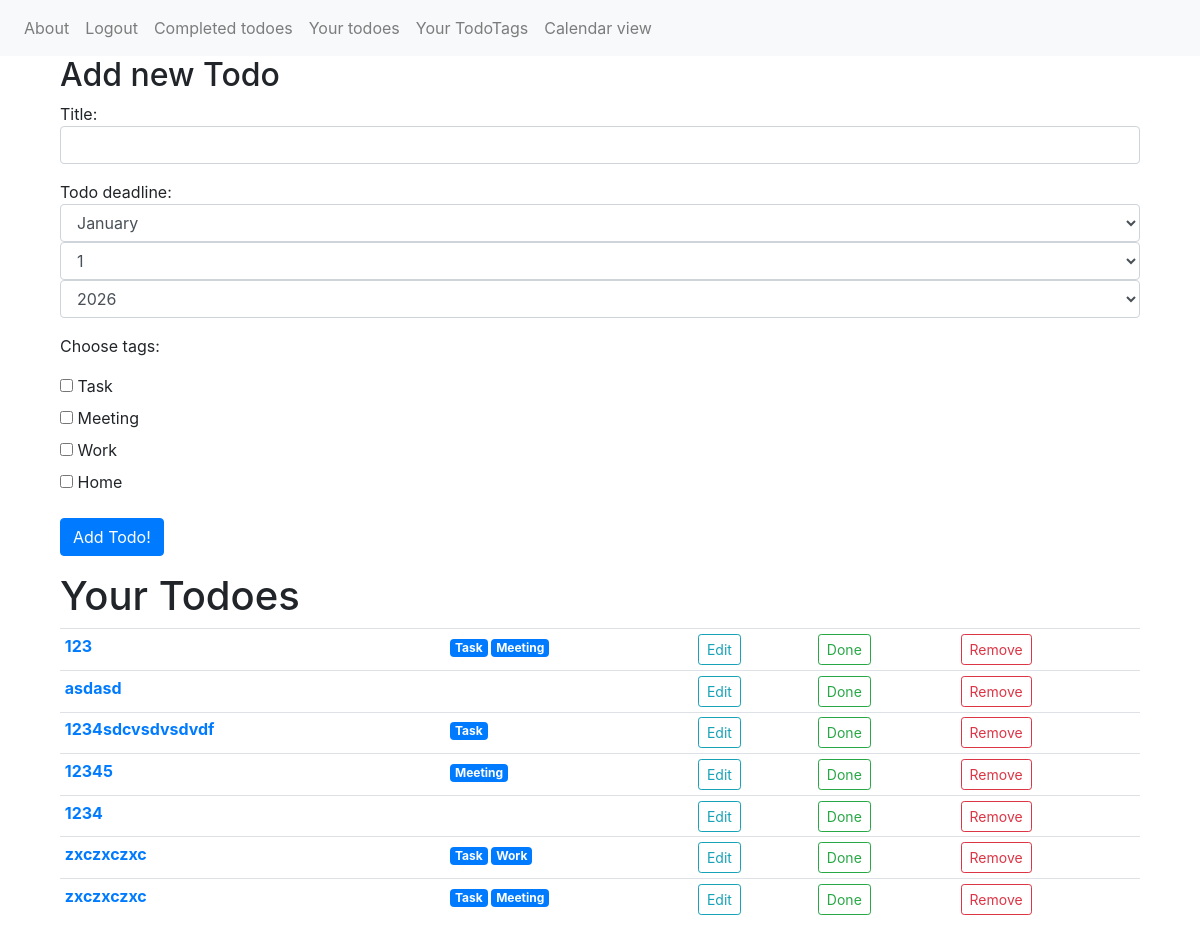
/todoes/ (signed in), run on an earlier commit of the app's database.
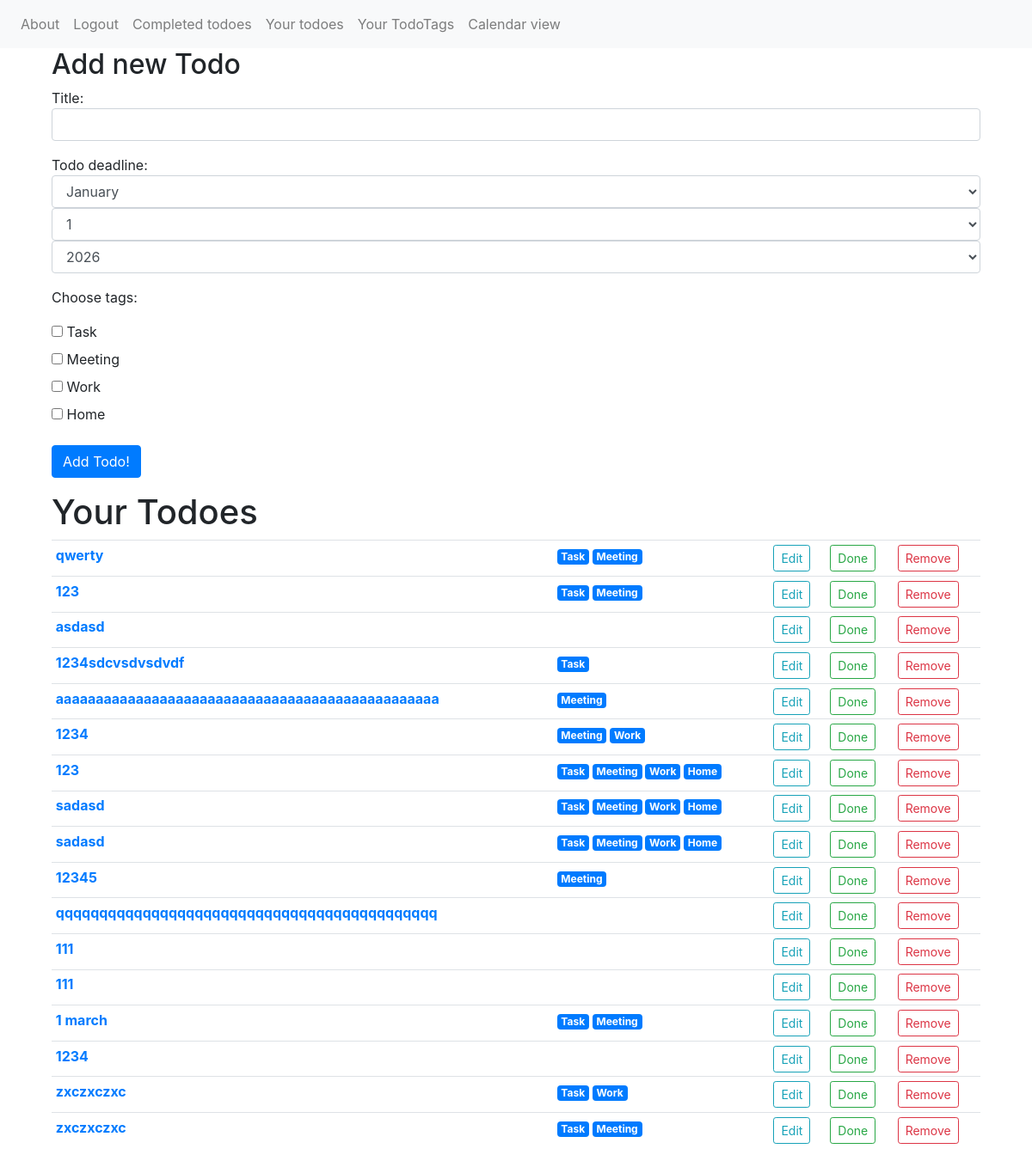
And on a later commit of the database.
### todolist/models.py (models this page shows)
class Todo(models.Model):
    title = models.CharField(max_length=200, blank=True)
    body = models.CharField(max_length=2000, blank=True)
    timestamp_create = models.DateTimeField(auto_now_add=True)
    timestamp_todo = models.DateField()
    timestamp_done = models.DateTimeField(null=True)
    status = models.BooleanField(default=False)
    user = models.ForeignKey(User, on_delete=models.CASCADE)
    tags = models.ManyToManyField(TodoTags)

class TodoTags(models.Model):
    tag_name = models.CharField(max_length=60)
    user_id = models.ForeignKey(User, on_delete=models.CASCADE)

### todolist/views.py (the view, shortened to what this page needs)
# urls.py: path('todoes/', TodoesPage.as_view(), name='todoes'),
class TodoesPage(View, DataMixin, LoginRequiredMixin):
    template_name = 'todolist/todoes.html'
    title = 'Todoes page'
    def get(self, request, errors=None):
        form = AddingTodoForm(user=request.user)
        user = request.user
        todoes = Todo.objects.filter(user_id=user.id, status=False).order_by('timestamp_todo')
        return render(request, self.template_name, {'menu': self.logged_menu,
                                                    'title': self.title,
                                                    'form': form,
                                                    'todoes': todoes,
                                                    'errors': errors})

### todolist/forms.py (shortened to what this page needs)
class AddingTodoForm(forms.Form):
    title = forms.CharField(label='Title',
                            max_length=200,
                            required=True,
                            widget=forms.TextInput(attrs={'class': 'form-control'}))
    timestamp_todo = forms.DateField(label='Todo deadline',
                                     required=True,
                                     widget=forms.SelectDateWidget(attrs={'class': 'form-control'}))
    tag = forms.MultipleChoiceField(label='Choose tags',
                                    required=False,
                                    widget=forms.CheckboxSelectMultiple)
    def __init__(self, *args, **kwargs):
        self.user = kwargs.pop('user')
        super().__init__(*args, **kwargs)
        tags = [(tag.tag_name, tag.tag_name) for tag in TodoTags.objects.filter(user_id=self.user.id)]
        self.fields['tag'].choices = tags

### todolist/templates/todolist/todoes.html (shortened to what this page needs)
{% extends 'todolist/base.html' %}
{% block content %}
<h2>Add new Todo</h2>
<form action="{% url 'todoes' %}" method="post">
    {% for f in form %}
    <p>{{f.label}}: {{f}}</p>
    {% endfor %}
    <p><input type="submit" value="Add Todo!" class="btn btn-primary"></p>
</form>
<h1>Your Todoes</h1>
<table class="table table-sm">
    <tbody>
    {% if todoes %}
    {% for todo in todoes %}
    <tr>
        <th scope="col"><a href="{% url 'todo' todo.pk %}">{{todo.title}}</a></th>
        <th scope="col">{{todo.timestamp_todo.date}}</th>
        <th>
        {% if todo.tags %}
        {% for tag in todo.tags.all %}
            <a href="#" class="badge badge-primary">{{tag.tag_name}}</a>
        {% endfor %}
        {% endif %}
        </th>
        <th scope="col">
            <form action="{% url 'edit_todo' todo.id%}" method="get" name="todoes">
                <button type="submit" class="btn btn-outline-info btn-sm" name="edit">Edit</button>
            </form>
        </th>
        <th scope="col">
            <form action="{% url 'done_todo'%}" method="post">
                <button type="submit" class="btn btn-outline-success btn-sm" name="done_todo">Done</button>
            </form>
        </th>
        <th scope="col">
            <form action="{% url 'remove_todo'%}" method="post">
                <button type="submit" class="btn btn-outline-danger btn-sm" name="remove_todo">Remove</button>
            </form>
        </th>
    </tr>
    {% endfor %}
    {% endif %}
    </tbody>
</table>
{% endblock %}

### todolist/templates/todolist/base.html (shortened to what this page needs)
{% load static %}
<!DOCTYPE html>
<html lang="en">
<head>
    <link href="{% static 'css/bootstrap.css' %}" rel="stylesheet" type="text/css">
</head>
<body>
<nav class="navbar navbar-expand-lg navbar-light bg-light">
    <div id="collapse navbar-collapse" id="navbarNavAltMarkup">
        <div class="navbar-nav">
            {% for m in menu %}
            <a href="{% url m.url_name %}" class="nav-link">{{m.title}}</a>
            {% endfor %}
        </div>
    </div>
</nav>
<div class="container">
    <div class="row">
        <div class="col-12">
            <div class="container-fluid">
                {% block content %}
                {% endblock %}
            </div>
        </div>
    </div>
</div>
</body>
</html>

What changed in the data, as far as the page shows it:
added Todo: title "qwerty", TodoTags (tag_name "Task"), TodoTags (tag_name "Meeting")
added Todo: title "aaaaaaaaaaaaaaaaaaaaaaaaaaaaaaaaaaaaaaaaaaaaaaaa", TodoTags (tag_name "Meeting")
added Todo: title "1234", TodoTags (tag_name "Meeting"), TodoTags (tag_name "Work")
added Todo: title "123", TodoTags (tag_name "Task"), TodoTags (tag_name "Meeting"), TodoTags (tag_name "Work")
now on this page (row unchanged): TodoTags: tag_name "Home"
added Todo: title "sadasd", TodoTags (tag_name "Task"), TodoTags (tag_name "Meeting"), TodoTags (tag_name "Work")
added Todo: title "sadasd", TodoTags (tag_name "Task"), TodoTags (tag_name "Meeting"), TodoTags (tag_name "Work")
added Todo: title "qqqqqqqqqqqqqqqqqqqqqqqqqqqqqqqqqqqqqqqqqqqq"
added Todo: title "111"
added Todo: title "111"
added Todo: title "1 march", TodoTags (tag_name "Task"), TodoTags (tag_name "Meeting")
